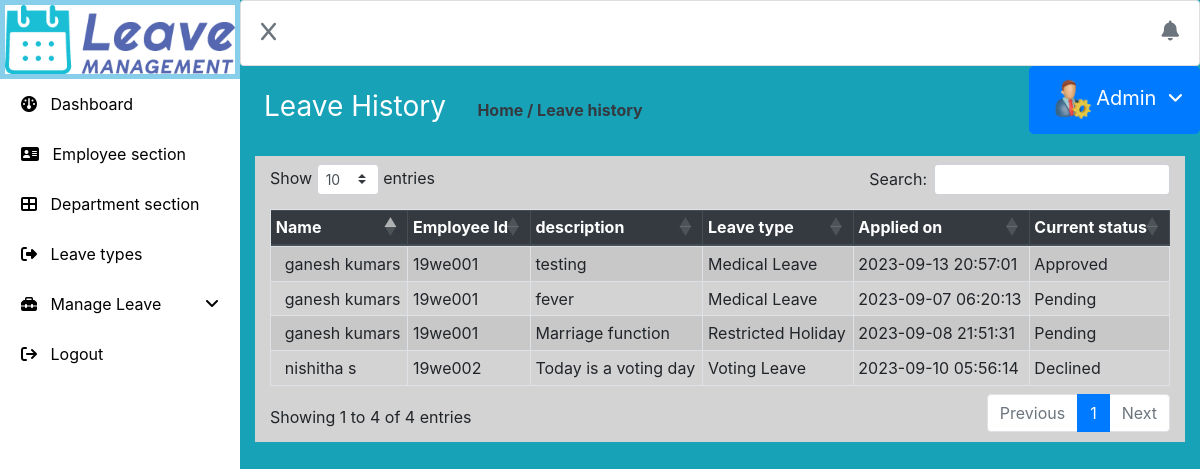
/admin/leave_history, run on the app's committed database.
### tables this page shows
CREATE TABLE `employee` (
  `eid` int(11) NOT NULL,
  `employee_id` varchar(40) NOT NULL,
  `firstname` varchar(40) NOT NULL,
  `lastname` varchar(40) NOT NULL,
  `email` varchar(60) NOT NULL,
  `department` varchar(60) NOT NULL,
  `gender` varchar(10) NOT NULL,
  `dob` varchar(20) NOT NULL,
  `contact` varchar(15) NOT NULL,
  `country` varchar(20) NOT NULL,
  `address` varchar(250) NOT NULL,
  `city` varchar(30) NOT NULL,
  `password` varchar(20) NOT NULL,
  `reading_time` timestamp NOT NULL DEFAULT current_timestamp() ON UPDATE current_timestamp()
);

CREATE TABLE `emp_leave` (
  `elid` int(11) NOT NULL,
  `emp_id` int(11) NOT NULL,
  `start_date` varchar(50) NOT NULL,
  `end_date` varchar(50) NOT NULL,
  `leave_type` varchar(70) NOT NULL,
  `description` text NOT NULL,
  `status` varchar(40) NOT NULL DEFAULT 'Pending',
  `Apply_time` timestamp NOT NULL DEFAULT current_timestamp() ON UPDATE current_timestamp()
);

### application/controllers/Admin.php (called while the page is built, shortened)
<?php
class Admin extends CI_Controller
{
	public function __construct()
	{
		$this->load->model('admin_model');
	}
	public function leave_history()
	{
		$pending=$this->admin_model->getLeaveHistory();
		$this->load->view("admin/leave_history",array("pending"=>$pending));
	}
}
?>

### index.php (called while the page is built, shortened)
<?php
require_once BASEPATH.'core/CodeIgniter.php';

### application/models/Admin_model.php (called while the page is built, shortened)
<?php
class Admin_model extends CI_Model
{
	public function getLeaveHistory()
	{
		$this->db->select("*");
		$this->db->from("employee");
		$this->db->join("emp_leave","employee.eid=emp_leave.emp_id");
		$query=$this->db->get();
		return $query->result();
	}
}
?>

### application/views/admin/Leave_history.php (the view, shortened to what this page needs)
<!DOCTYPE html>
<html lang="en">
<head>
    <link rel="stylesheet" href="https://cdnjs.cloudflare.com/ajax/libs/twitter-bootstrap/4.5.2/css/bootstrap.css">
    <link rel="stylesheet" href="https://cdn.datatables.net/1.13.6/css/dataTables.bootstrap4.min.css">
	<link rel="stylesheet" href="https://cdn.jsdelivr.net/npm/bootstrap@4.6.2/dist/css/bootstrap.min.css">
  <link rel="stylesheet" href="https://cdnjs.cloudflare.com/ajax/libs/font-awesome/6.4.2/css/all.min.css">
  <link rel="stylesheet" href="https://cdnjs.cloudflare.com/ajax/libs/font-awesome/6.4.2/css/all.min.css" />
  <link rel="stylesheet" href="<?=base_url('assets/css/style.css')?>">
</head>
<body>
<div>
	<div style="width:80%;height:140vh;float:right;" class="bg-info show-hide">
	<?php
	include('topbar.php');
	?>
<?php
include('ad.php');
?>
<h3 class="font-weight-normal text-white p-4">Leave History&nbsp;&nbsp;&nbsp;
		<span style="font-size:16px;" class="text-dark font-weight-bold">Home / Leave history</span></h3>
	<div class="container-fluid">
		<div class="container py-2" style="background-color:lightgray;">
		<div class="row">
			<div class="col-md-12">
			<table id="example" class="table table-striped table-sm table-bordered" style="width:100%">
        <thead class=thead-dark>
            <tr>
                <th>Name</th>
                <th>Employee Id</th>
                <th>description</th>
                <th>Leave type</th>
				<th>Applied on</th>
                <th>Current status</th>
            </tr>
        </thead>
        <tbody>
<?php
foreach($pending as $pending)
{
?>
            <tr>
                <td><span class="my-dpt"></span>&nbsp;&nbsp;<?=$pending->firstname." ".$pending->lastname?></td>
                <td><?=$pending->employee_id?></td>
                <td><?=$pending->description?></td>
                <td><?=$pending->leave_type?></td>
                <td><?=$pending->Apply_time?></td>
                <td><?=$pending->status?></td>
            </tr>
<?php
}
?>
        </tbody>
    </table>
			</div>
		</div>
        </div>
    </div>
	</div>
	<div style="width:20%;position:fixed;" class="mylastclass">
	<?php
	include('leftbar.php');
	?>
    </div>
</div>
</body>
</html>

### data on the page
employee: firstname "nishitha", lastname "s", employee "19we002", emp_leave.description "Today is a voting day", emp_leave.leave_type "Voting Leave", emp_leave.Apply_time "2023-09-10 05:56:14", emp_leave.status "Declined"
employee: firstname "ganesh", lastname "kumars", employee "19we001", emp_leave.description "testing", emp_leave.leave_type "Medical Leave", emp_leave.Apply_time "2023-09-13 20:57:01", emp_leave.status "Approved", emp_leave.description "fever", emp_leave.Apply_time "2023-09-07 06:20:13", emp_leave.status "Pending", emp_leave.description "Marriage function", emp_leave.leave_type "Restricted Holiday", emp_leave.Apply_time "2023-09-08 21:51:31"
